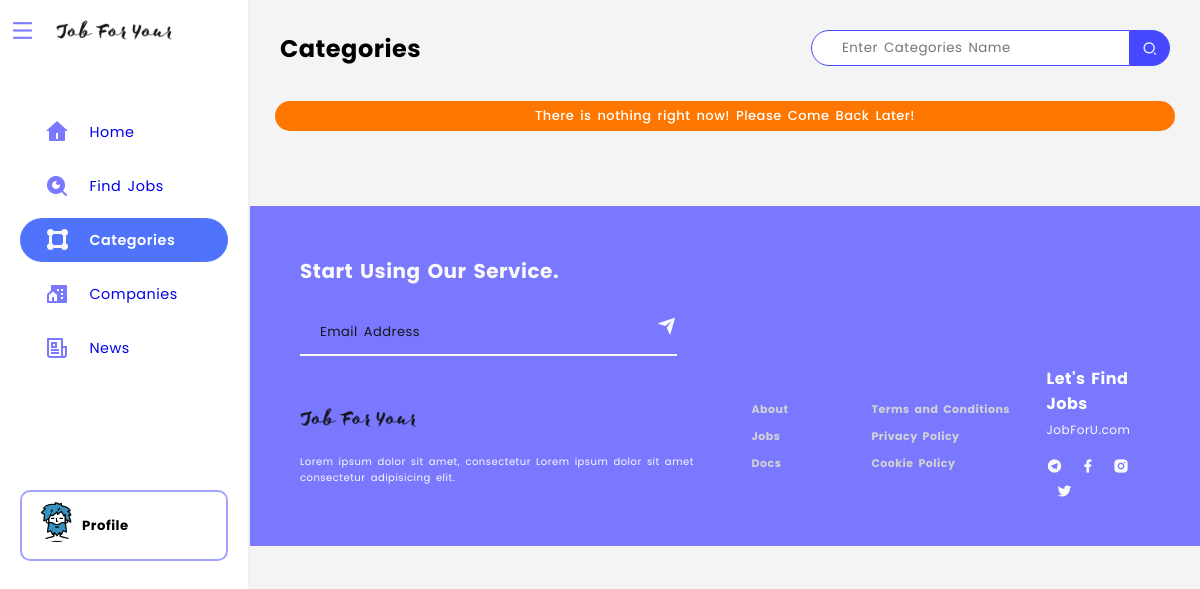
The page /view/site/category/index.php (signed in) on the database as committed earlier.
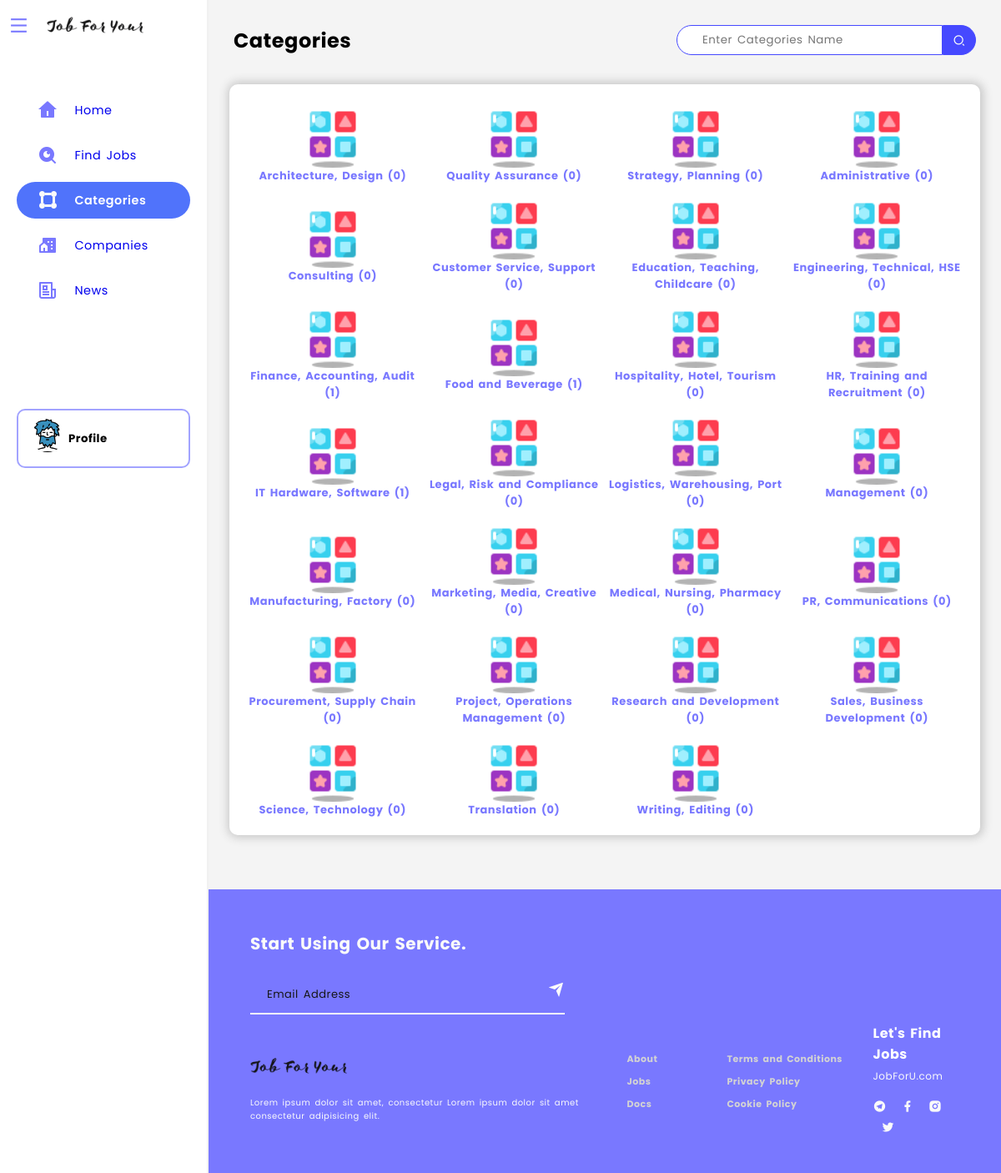
The same page on the database as committed later.
### tables this page shows
CREATE TABLE `categories` (
  `id` int NOT NULL AUTO_INCREMENT,
  `name` varchar(255) NOT NULL,
  `image` text,
  `created_at` timestamp NOT NULL DEFAULT CURRENT_TIMESTAMP ON UPDATE CURRENT_TIMESTAMP,
  `updated_at` timestamp NOT NULL DEFAULT CURRENT_TIMESTAMP,
  PRIMARY KEY (`id`)
);

### App/_classes/Models/Database/MYSQL.php (called while the page is built, shortened)
<?php
  class MYSQL
  {
    private $dbhost;
    private $dbname;
    private $dbuser;
    private $dbpass;
    public function __construct(
      $dbhost = "localhost",
      $dbname = "job-for-you",
      $dbuser = "root",
      $dbpass = ""
    ){
      $this->dbhost = $dbhost;
      $this->dbname = $dbname;
      $this->dbuser = $dbuser;
      $this->dbpass = $dbpass;
    }
    public function connect(){
      try{
        $this->db = new PDO(
          "mysql:host=$this->dbhost;dbname=$this->dbname",
          $this->dbuser,
          $this->dbpass,
          [
            PDO::ATTR_ERRMODE => PDO::ERRMODE_WARNING,
            PDO::ATTR_DEFAULT_FETCH_MODE => PDO::FETCH_OBJ,
          ]
        );
        return $this->db;
      }catch(PDOException $e){
        throw $e;
      }
    }
  }

### App/_classes/Models/Database/CategoryTable.php (called while the page is built, shortened)
<?php
  class CategoryTable
  {
    private $db = null;
    public function __construct(MYSQL $db){
      $this->db = $db->connect();
    }
    public function getAll(){
      $statement = $this->db->query(
        "SELECT * FROM categories ORDER BY name ASC"
      );
      return $statement->fetchAll();
    }
  }

### App/_classes/Models/Database/JobsTable.php (called while the page is built, shortened)
<?php
class JobsTable
{
  private $db = null;
  public function __construct(MYSQL $db)
  {
    $this->db = $db->connect();
  }
  public function findByCategory($category_id){
    $query = "
      SELECT jobs.*,
      companies.name AS company_name,
      companies.image AS company_image,
      companies.location AS company_address,
      categories.name AS category_name,
      job_types.name AS job_type_name
      FROM jobs
      JOIN companies
      ON jobs.company_id = companies.id
      JOIN categories
      ON jobs.category_id = categories.id
      JOIN job_types
      ON jobs.job_type_id = job_types.id
      WHERE jobs.category_id = :category_id
      ORDER BY jobs.created_at DESC
    ";
    $statement = $this->db->prepare($query);
    $statement->execute([
      ":category_id" => $category_id
    ]);
    return $statement->fetchAll();
  }
}

### view/site/category/index.php (the view, shortened to what this page needs)
<?php
  $table = new CategoryTable(new MYSQL());
  $job_table = new JobsTable(new MYSQL());
  $categories = $table->getAll();
?>
<?php include("../layouts/header.php") ?>
<main class="main-content">
  <div class="category-search-bar">
    <div class="display-page-title">
      <h1 class="title-bar">
        Categories
      </h1>
    </div>
    <form action="">
      <input type="text" name="categories-name" placeholder="Enter Categories Name">
      <button type="submit">
        <i class="ri-search-2-line"></i>
      </button>
    </form>
  </div>
  <div class="categories-list">
    <?php if (count($categories) !== 0) : ?>
      <div class="categories-wrapper">
        <?php foreach ($categories as $category) : ?>
          <a href="../jobs/?cataid=<?= $category->id ?>" class="category">
            <img src="../../../public/assets/images/categories/<?= $category->image ?? "default.png" ?>" alt="category image">
            <p>
              <?= $category->name ?>
              <span>(<?= count($job_table->findByCategory($category->id)) ?>)<span>
            </p>
          </a>
        <?php endforeach ?>
      </div>
    <?php else : ?>
      <div class="alert-box">
        <div class="alert alert-warning">
          There is nothing right now! Please Come Back Later!
        </div>
      </div>
    <?php endif ?>
  </div>
</main>
<?php include("../layouts/footer.php") ?>

### view/site/layouts/header.php (shortened to what this page needs)
<!DOCTYPE html>
<html lang="en">
<head>
  <link rel="stylesheet" href="../../../public/css/site.css">
  <link href="https://cdn.jsdelivr.net/npm/remixicon@2.5.0/fonts/remixicon.css" rel="stylesheet">
</head>
<body>
  <?php include("aside.php") ?>
  <section id="home-wrap">

### view/site/layouts/aside.php (shortened to what this page needs)
<section id="sidebar">
  <div class="logo">
    <i class="ri-menu-fill icon icon-1 menu"></i>
    <img src="../../../public/assets/images/logo.png" alt="">
  </div>
  <div class="sidebar-menu">
    <ul class="sidebar-items">
      <li class="sidebar-item <?= URI::check("/home/"); ?>">
        <a href="../home/">
          <i class="ri-home-4-fill icon"></i>
          <span>Home</span>
        </a>
      </li>
      <li class="sidebar-item <?= URI::check("/jobs/"); ?>">
        <a href="../jobs/">
          <i class="ri-search-eye-fill icon"></i>
          <span>Find Jobs</span>
        </a>
      </li>
      <li class="sidebar-item <?= URI::check("/category/"); ?>">
        <a href="../category/">
          <i class="ri-shape-fill icon"></i>
          <span>Categories</span>
        </a>
      </li>
      <li class="sidebar-item <?= URI::check("/company/"); ?>">
        <a href="../company/">
          <i class="ri-community-fill icon"></i>
          <span>Companies</span>
        </a>
      </li>
      <li class="sidebar-item <?= URI::check("/news/"); ?>">
        <a href="../news/">
          <i class="ri-newspaper-line icon"></i>
          <span>News</span>
        </a>
      </li>
    </ul>
  </div>
  <div class="sidebar-profile-wrap">
    <a href="../profile/">
      <div class="sidebar-profile">
        <div class="img">
          <img src="../../../public/assets/images/users/user.png" alt="profile">
        </div>
        <div class="profile-info">
          <h5>
            Profile
          </h5>
        </div>
      </div>
    </a>
  </div>
</section>

### App/_classes/Helpers/URI.php (shortened to what this page needs)
<?php
  class URI
  {
    static function check($path)
    {
      if (strstr($_SERVER["REQUEST_URI"], $path)) {
        echo 'active-link';
      }else{
        echo '';
      }
    }
  }

### view/site/layouts/footer.php (shortened to what this page needs)
<footer>
  <section class="footer-subscribe-area">
    <div class="subscribe-wrap">
      <h3>
        Start Using Our Service.
      </h3>
      <form action="">
        <div class="form-area">
          <input type="email" name="subscribe-email" id="" placeholder="Email Address">
          <button>
            <i class="ri-send-plane-fill"></i>
          </button>
        </div>
      </form>
    </div>
    <div class="footer-menu-wrap">
      <div class="product-logo">
        <img src="../../../public/assets/images/logo.png" alt="">
        <p>Lorem ipsum dolor sit amet, consectetur Lorem ipsum dolor sit amet consectetur adipisicing elit.</p>
      </div>
      <div class="footer-menu">
        <ul>
          <li>
            <a href="#">About</a>
          </li>
          <li>
            <a href="#">Jobs</a>
          </li>
          <li>
            <a href="#">Docs</a>
          </li>
        </ul>
        <ul>
          <li>
            <a href="#">Terms and Conditions</a>
          </li>
          <li>
            <a href="#">Privacy Policy</a>
          </li>
          <li>
            <a href="#">Cookie Policy</a>
          </li>
        </ul>
      </div>
      <div class="contactus">
        <p>Let's Find Jobs</p>
        <span>
          <a href="#">
            JobForU.com
          </a>
        </span>
        <ul>
          <li>
            <a href="#">
              <i class="ri-telegram-fill"></i>
            </a>
          </li>
          <li>
            <a href="#">
              <i class="ri-facebook-fill"></i>
            </a>
          </li>
          <li>
            <a href="#">
              <i class="ri-instagram-fill"></i>
            </a>
          </li>
          <li>
            <a href="#">
              <i class="ri-twitter-fill"></i>
            </a>
          </li>
        </ul>
      </div>
    </div>
  </section>
</footer>
</section>
</body>
</html>

Rows that differ between the two databases and show on the page:
added categories: name "Architecture, Design", count($job_table->findByCategory($category->id)) "0"
added categories: name "Quality Assurance", count($job_table->findByCategory($category->id)) "0"
added categories: name "Strategy, Planning", count($job_table->findByCategory($category->id)) "0"
added categories: name "Administrative", count($job_table->findByCategory($category->id)) "0"
added categories: name "Consulting", count($job_table->findByCategory($category->id)) "0"
added categories: name "Customer Service, Support", count($job_table->findByCategory($category->id)) "0"
added categories: name "Education, Teaching, Childcare", count($job_table->findByCategory($category->id)) "0"
added categories: name "Engineering, Technical, HSE", count($job_table->findByCategory($category->id)) "0"
added categories: name "Finance, Accounting, Audit", count($job_table->findByCategory($category->id)) "1"
added categories: name "Food and Beverage", count($job_table->findByCategory($category->id)) "1"
added categories: name "Hospitality, Hotel, Tourism", count($job_table->findByCategory($category->id)) "0"
added categories: name "HR, Training and Recruitment", count($job_table->findByCategory($category->id)) "0"
added categories: name "IT Hardware, Software", count($job_table->findByCategory($category->id)) "1"
added categories: name "Legal, Risk and Compliance", count($job_table->findByCategory($category->id)) "0"
added categories: name "Logistics, Warehousing, Port", count($job_table->findByCategory($category->id)) "0"
added categories: name "Management", count($job_table->findByCategory($category->id)) "0"
added categories: name "Manufacturing, Factory", count($job_table->findByCategory($category->id)) "0"
added categories: name "Marketing, Media, Creative", count($job_table->findByCategory($category->id)) "0"
added categories: name "Medical, Nursing, Pharmacy", count($job_table->findByCategory($category->id)) "0"
added categories: name "PR, Communications", count($job_table->findByCategory($category->id)) "0"
added categories: name "Procurement, Supply Chain", count($job_table->findByCategory($category->id)) "0"
added categories: name "Project, Operations Management", count($job_table->findByCategory($category->id)) "0"
added categories: name "Research and Development", count($job_table->findByCategory($category->id)) "0"
added categories: name "Sales, Business Development", count($job_table->findByCategory($category->id)) "0"
added categories: name "Science, Technology", count($job_table->findByCategory($category->id)) "0"
added categories: name "Translation", count($job_table->findByCategory($category->id)) "0"
added categories: name "Writing, Editing", count($job_table->findByCategory($category->id)) "0"
Other text that changed with them:
text no longer shown: "There is nothing right now! Please Come Back Later!"
